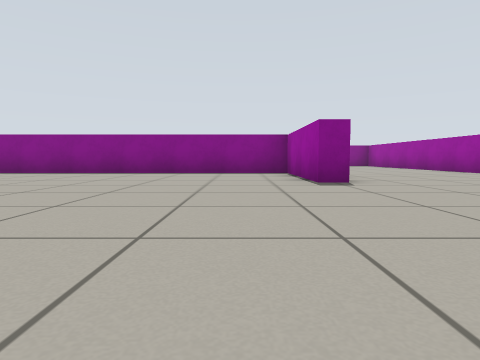
[1] (above)

24 first-person views from a walk through a world built for the Gazebo simulator. The camera is 0.39 m above the floor, tilts 4° down and sees 75° across. The floor is counted in squares, 1 m on a side. Each view is taken from the middle of a square. On the plan, view 1 faces up. The plan holds only what a view shows up to about 9 squares ahead; the rest is blank. Robots are left out.

[2]
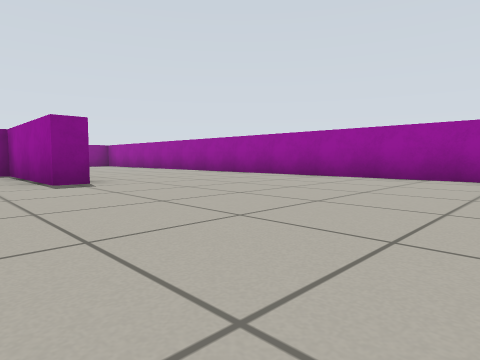

[3]
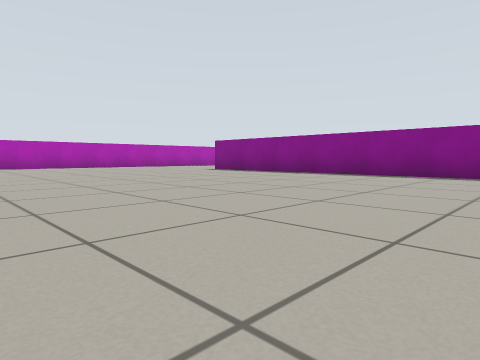

[4]
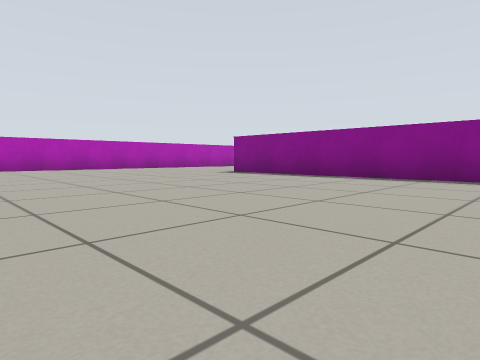

[5]
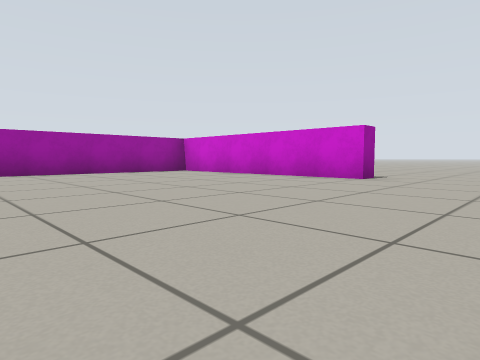

[6]
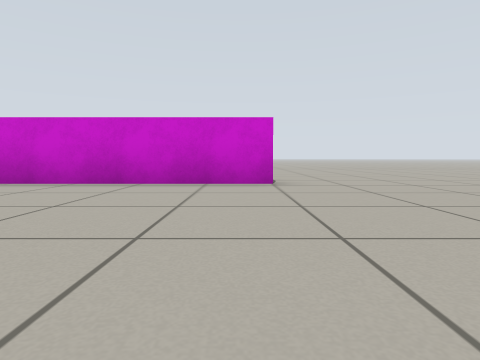

[7]
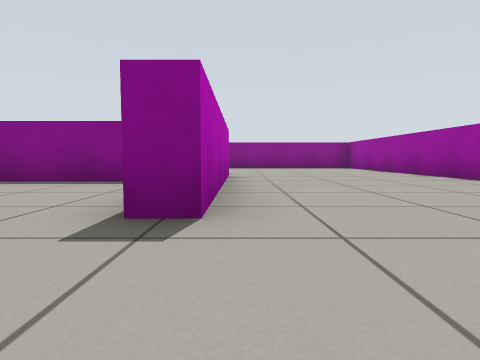

[8]
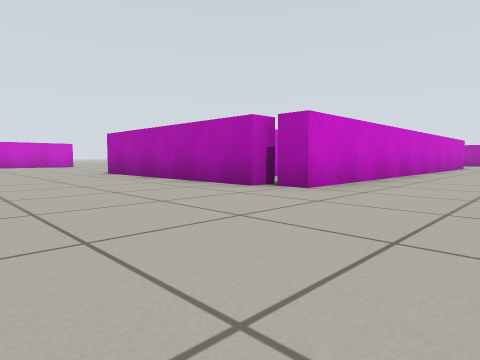

[9]
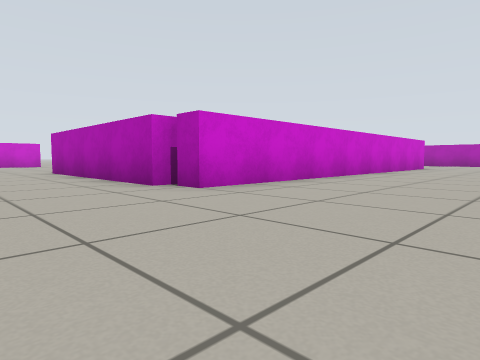

[10]
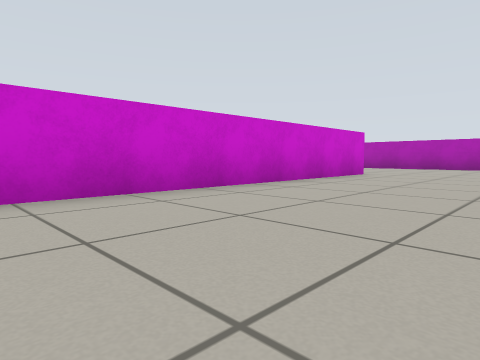

[11]
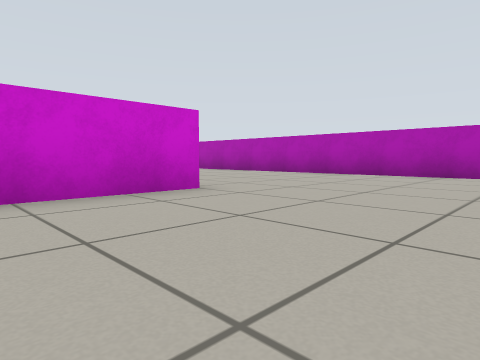

[12]
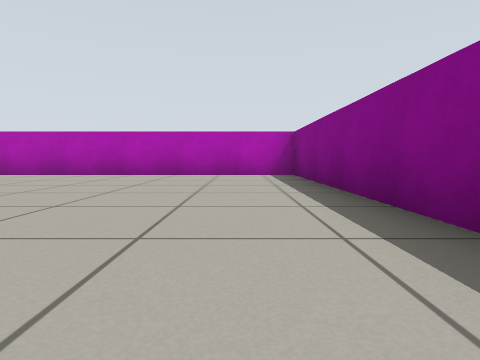

[13]
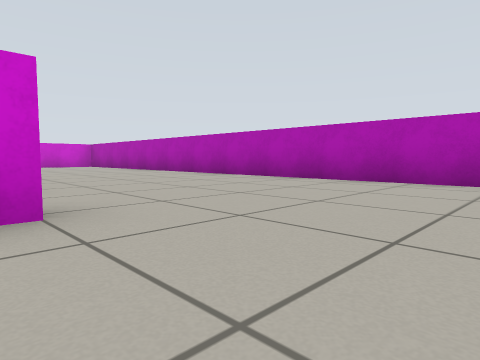

[14]
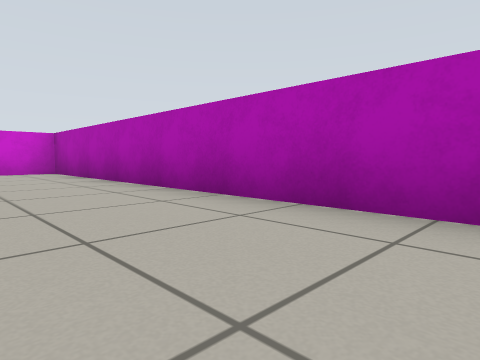

[15]
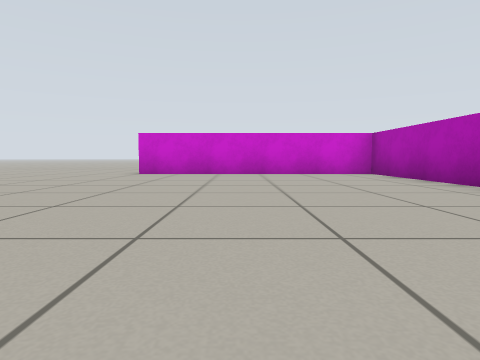

[16]
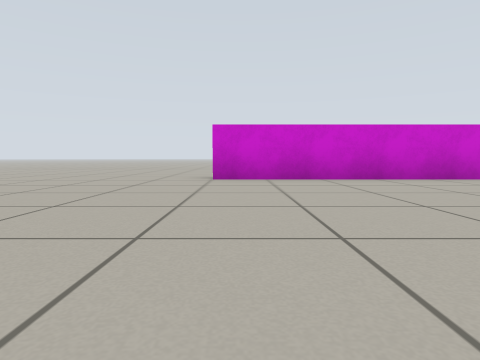

[17]
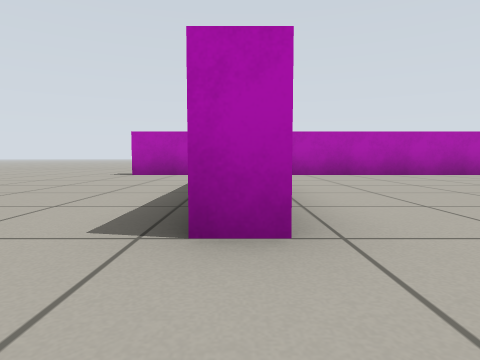

[18]
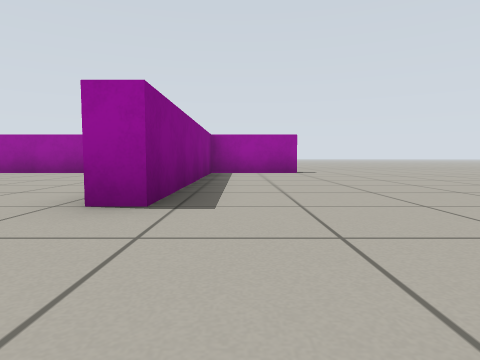

[19]
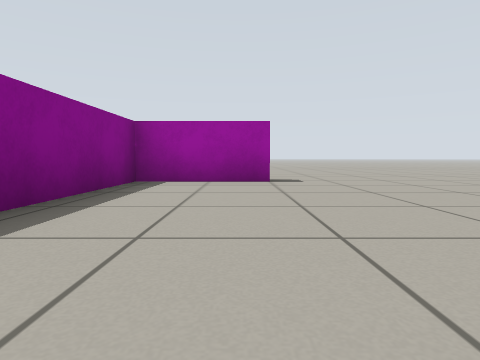

[20]
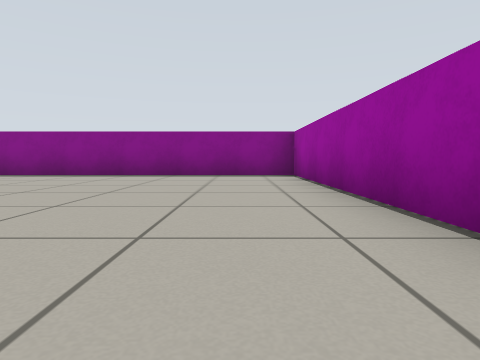

[21]
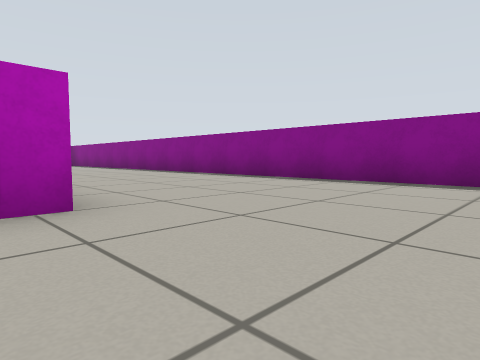

[22]
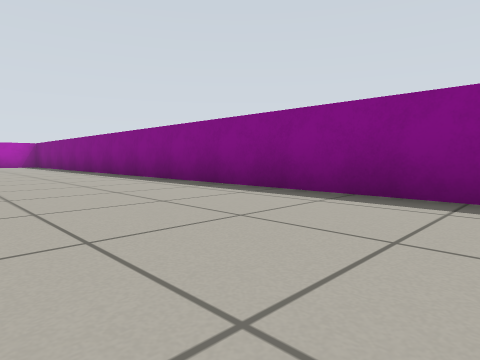

[23]
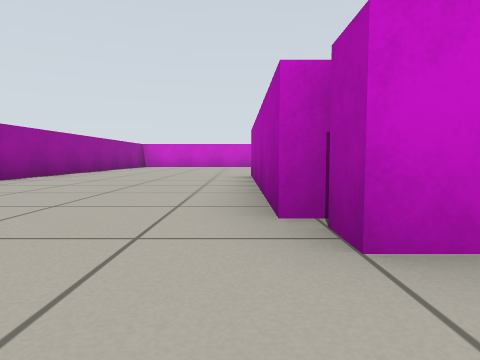

[24]
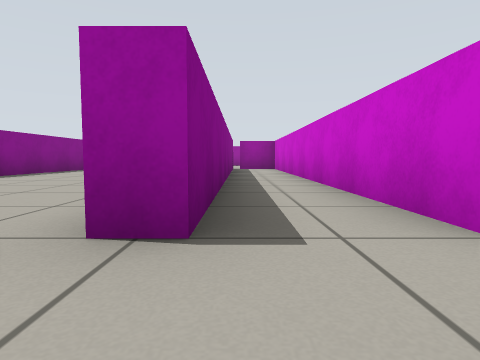

### Floor plan
Points are (right, up) in squares from view 1. A wall is a line through its corners. A room is listed if a view was taken in it or the views show most of it. See-through windows are left out.
Room 1 (views 1, 2, 3, 4, 5, 6, 7, 8, 9, 10, 11, 12, 13, 14, 15, 16, 17, 18, 19, 20, 21, 22, 23, 24)
walls: (-1, 10.2) (-8.5, 10.2) (-8.5, 10.8) (1.5, 10.8) (1.5, 10) (1.7, 10) (1.7, 5) (1.3, 5) (1.3, 8.2); (6.3, 8.1) (6.3, 15.3) (-13.3, 15.3) (-13.3, -1.8) (-7.5, -1.8) (-7.5, -2.2); (6.3, -0.6) (6.3, 6.6); (-13.3, -3.1) (-13.3, -4.5); (6.3, -4.6) (6.3, -2.3) (0.5, -2.3) (0.5, -1.8) (5, -1.8)
ways out: opening at (-13, -5.5); opening at (7, -5.5)
objects: door leaf (-8, 8) to (0, 8)

Where each view was taken, in squares from view 1:
view 1: 0 up, 0 right, facing up
view 2: 0 up, 0 right, facing up-right
view 3: 1 up, 0 right, facing up-left
view 4: 2 up, 2 left, facing up-left
view 5: 4 up, 2 left, facing down-right
view 6: 3 up, 1 right, facing down
view 7: 3 up, 2 right, facing up
view 8: 13 up, 5 right, facing down-left
view 9: 14 up, 4 right, facing down-left
view 10: 14 up, 1 left, facing down-left
view 11: 14 up, 6 left, facing down-left
view 12: 14 up, 6 left, facing left
view 13: 13 up, 8 left, facing down-left
view 14: 7 up, 11 left, facing down-left
view 15: 6 up, 10 left, facing down
view 16: 4 up, 8 left, facing down
view 17: 2 down, 6 left, facing left
view 18: 3 down, 2 left, facing right
view 19: 4 down, 1 right, facing right
view 20: 8 up, 5 right, facing up
view 21: 10 up, 4 right, facing up-left
view 22: 12 up, 2 right, facing up-left
view 23: 12 up, 2 right, facing down
view 24: 10 up, 10 left, facing right
